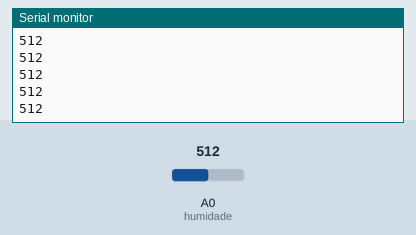
Bench run of a sketch on a simulated Arduino Uno, built with avr-gcc and run on an emulated ATmega328P. Parts: the last lines printed to the serial monitor. Inputs (shaded band) come from the test bench; at power-on: A0 (humidade) = 512.

Above: at 1.2 s.
1.3 s: A0 (humidade) set to 716
At 1.56 s:
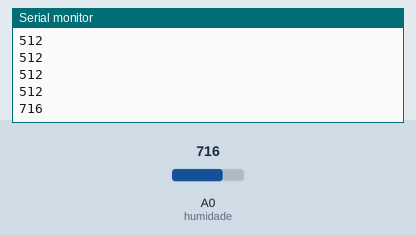
2.8 s: A0 (humidade) set to 900
At 2.96 s:
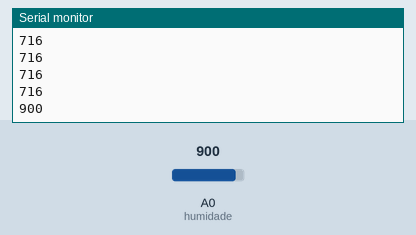
Timing chart, 0 to 5.8 s (numbered marks = the images above; inputs shaded):
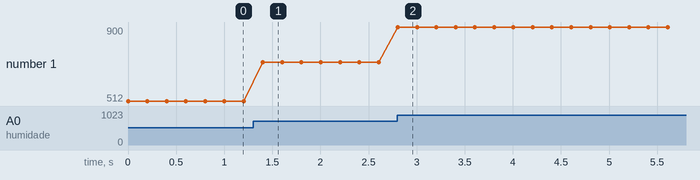

The sketch:

hackathon1.ino
```cpp
int humidade = 0;
int ldr = 1;
int temperatura = 2;

void setup() {
  pinMode(humidade, INPUT);
  pinMode(ldr, INPUT);
  pinMode(temperatura, INPUT);
  Serial.begin(9600);
}

// the loop routine runs over and over again forever:
void loop() {
  // read the input on analog pin 0:
  int valorhumidade = analogRead(humidade);
  //int valorldr = analogRead(ldr);
  //int valortemperatura = analogRead(temperatura);
  // print out the value you read:
  //Serial.print("valor sensor de humidade: ");
  Serial.println(valorhumidade);
  //Serial.print("valor sensor de luminosida: ");
  //Serial.println(valorldr);
  //Serial.print("valor sensor de temperatura: ");
  //Serial.println(valortemperatura);
  delay(200);        // delay in between reads for stability
}
```

Measured:
- after the input at 1.3 s, the serial monitor: prints a new line after 0.10 s (image 1)
- after the input at 2.8 s, the serial monitor: prints a new line at once (image 2)
- plotted number 1: 512 → 716 after the input at 1.3 s, 716 → 900 after the input at 2.8 s
